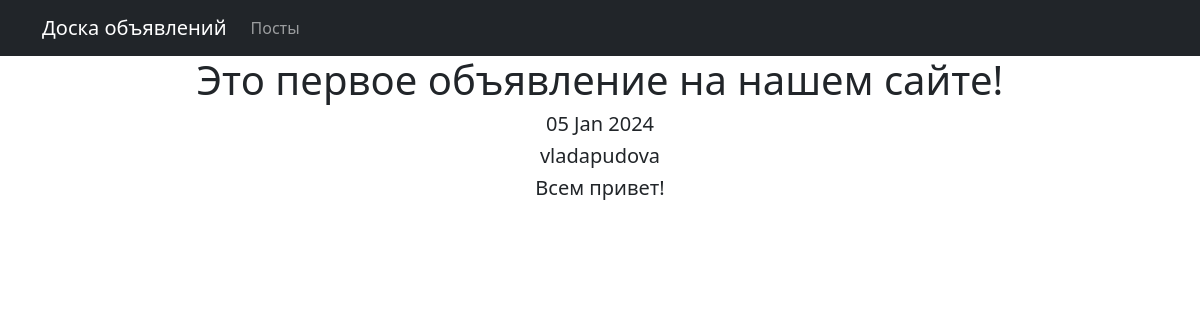
/posts/1, run on the app's committed database.
### mainapp/models.py (models this page shows, shortened)
class Posts(models.Model):
    TYPE = (
        ('tanks', 'Танки'),
        ('heal', 'Хилы'),
        ('dd', 'ДД'),
        ('buyers', 'Торговцы'),
        ('gildemaster', 'Гилдмастеры'),
        ('quest', 'Квестгиверы'),
        ('smith', 'Кузнецы'),
        ('tanner', 'Кожевники'),
        ('potion', 'Зельевары'),
        ('spellmaster', 'Мастера заклинаний'),
    )
    author = models.ForeignKey(User, verbose_name='Автор', on_delete=models.CASCADE)
    title = models.CharField(verbose_name='Заголовок', max_length=64)
    content = RichTextUploadingField(verbose_name='Содержание')
    category = models.CharField(max_length=12, choices=TYPE, default='tanks', verbose_name='Категория')
    dateCreation = models.DateTimeField(auto_now_add=True, verbose_name='Дата создания')
    class Meta:
        verbose_name = 'Объявление'
        verbose_name_plural = 'Объявления'

### mainapp/views.py (the view)
# urls.py: path('<int:pk>', PostDetail.as_view(), name='post_detail'),
class PostDetail(DetailView):
    model = Posts
    template_name = 'post.html'
    context_object_name = 'post'

### templates/post.html (shortened to what this page needs)
<!DOCTYPE html>
{% extends 'flatpages/default.html' %}
{% block content %}
    <h1>{{ post.title }}</h1>
    <h5>{{ post.dateCreation| date:'d M Y' }}</h5>
    <h5>{{ post.author }}</h5>
    <h5>{{ post.content| safe }}</h5>
{% endblock content%}

### data on the page
Posts: title "Это первое объявление на нашем сайте!", dateCreation "05 Jan 2024", author "vladapudova", content "Всем привет!"
